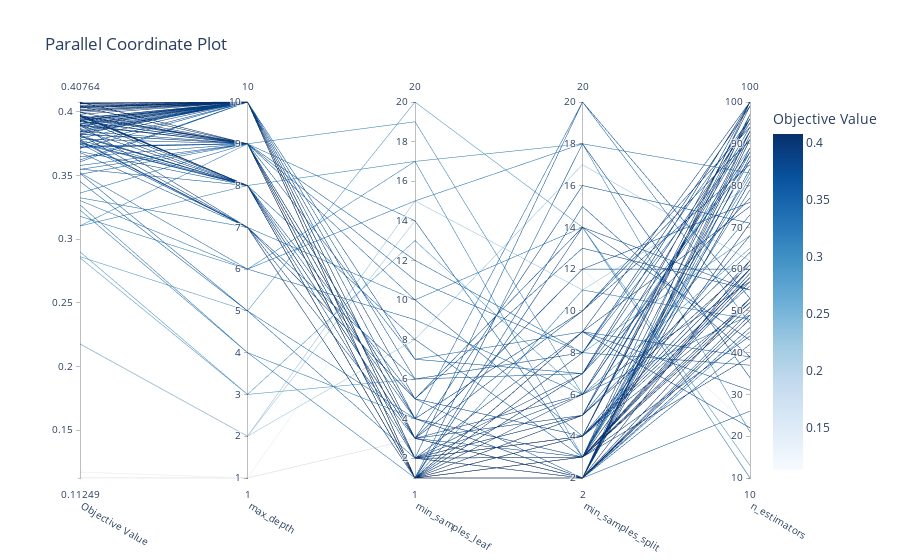

The cell this chart's notebook holds for it:
### Code cell
optuna.visualization.plot_parallel_coordinate(study)
